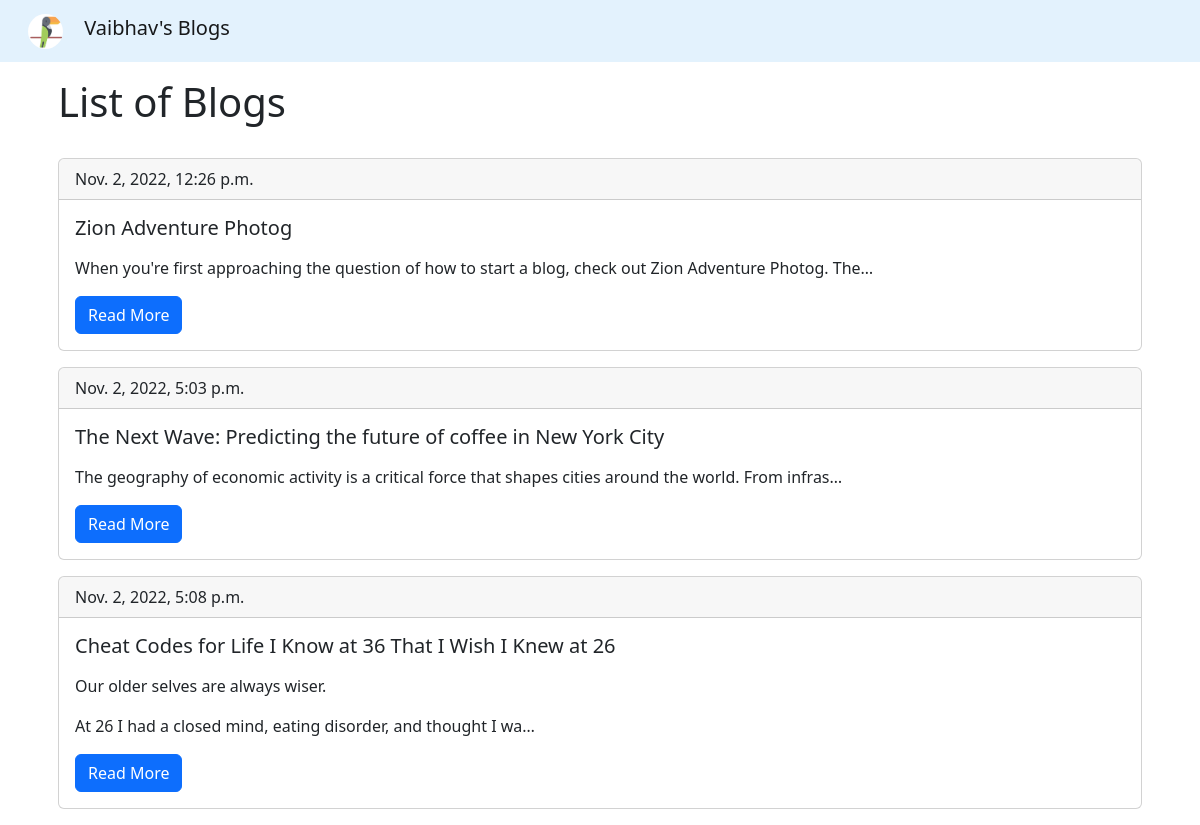
The page /blogs/getblogs/ on the database its author committed.
### Blogs/models.py (models this page shows, shortened)
class Blog(models.Model):
    title = models.TextField(null=True, blank=True)
    content = models.TextField(null=True, blank=True)
    author = models.ForeignKey(User, null=True, blank=True, on_delete=models.SET_NULL)
    date = models.DateTimeField(auto_now_add=True, null=True, blank=True)

### Blogs/views.py (the view)
# urls.py: path('getblogs/', getBlogs, name='get_blogs'),
def getBlogs(request):
    try:
        blogs = Blog.objects.all().order_by('date')
        context = {'blogs':blogs}
        return render(request, 'Blogs/index.html', context)
    except Exception as e:
        context = {'error':str(e)}
        return render(request, 'Blogs/error.html', context)

### templates/Blogs/index.html (shortened to what this page needs)
{% extends 'Blogs/base.html' %}
{% block content %}
<div class="container">
    <h1 class="h1 text-dark p-3">List of Blogs</h1>
    {% for blog in blogs %}
    <div class="card m-3">
        <div class="card-header">
        {{blog.date}}
        </div>
        <div class="card-body">
        <h5 class="card-title">{{blog.title}}</h5>
        <p class="card-text">{{blog.content | truncatechars:109 | safe}}</p>
        <a href="{% url 'get_blog' blog.id %}" class="btn btn-primary">Read More</a>
        </div>
    </div>
    {% endfor %}
</div>
{% endblock %}

### rows shown on the page
Blog: date "Nov. 2, 2022, 12:26 p.m.", title "Zion Adventure Photog", content "When you're first approaching the question of how to start a blog, check out Zion Adventure Photog. The…"
Blog: date "Nov. 2, 2022, 5:03 p.m.", title "The Next Wave: Predicting the future of coffee in New York City", content "The geography of economic activity is a critical force that shapes cities around the world. From infras…"
Blog: date "Nov. 2, 2022, 5:08 p.m.", title "Cheat Codes for Life I Know at 36 That I Wish I Knew at 26", content "Our older selves are always wiser. At 26 I had a closed mind, eating disorder, and thought I wa…"
